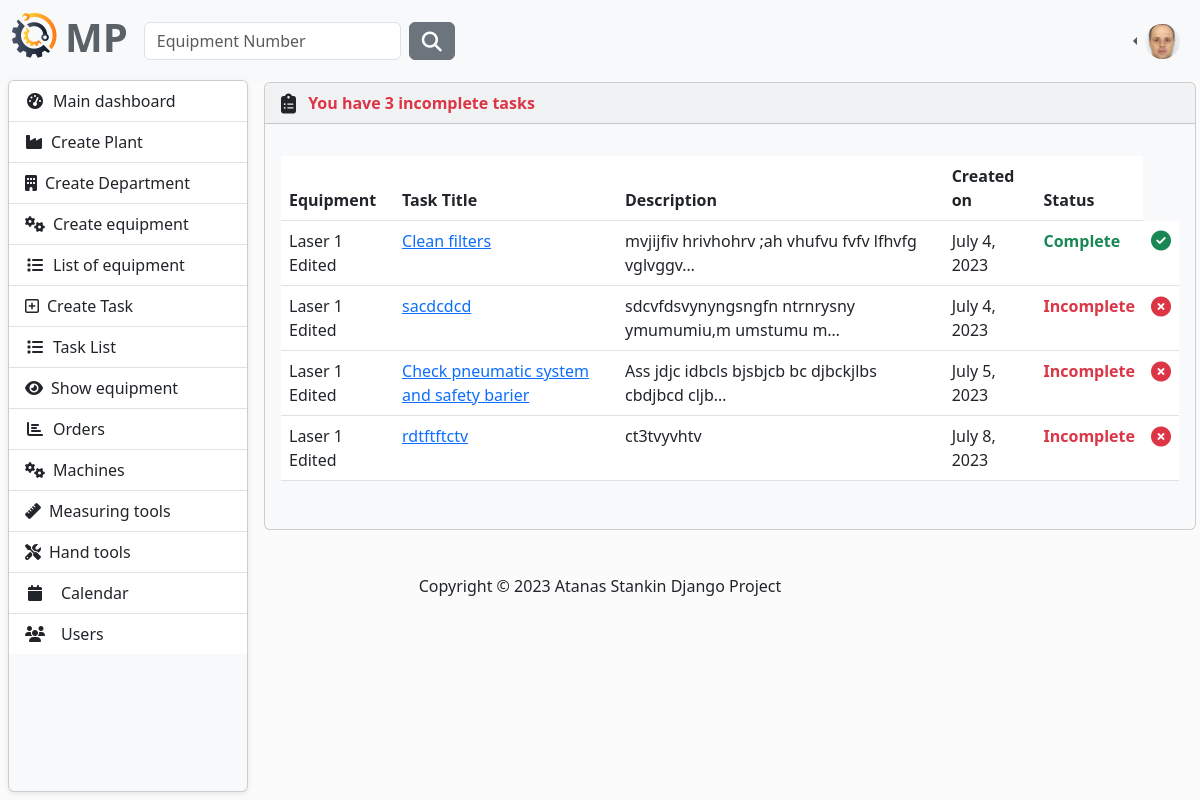
/task/task-list/ (signed in), run on the app's committed database.
### MaintenancePlanner/accounts/models.py (models this page shows, shortened)
class AppUser(AbstractUser):
    first_name = models.CharField(
        max_length=30,
        validators=[
            MinLengthValidator(2),
            user_name_validator,
        ]
    )
    last_name = models.CharField(
        max_length=30,
        validators=[
            MinLengthValidator(2),
            user_name_validator,
        ]
    )
    email = models.EmailField(unique=True)

class Profile(models.Model):
    user = models.OneToOneField(AppUser, on_delete=models.CASCADE)
    image = models.ImageField(
        default='images/default.jpg',
        null=True,
        blank=True,
        upload_to='images/'
    )

### MaintenancePlanner/task/models.py (models this page shows, shortened)
class Task(models.Model):
    technician = models.ForeignKey(AppUser, on_delete=models.CASCADE)
    equipment = models.ForeignKey(
        to=Equipment,
        on_delete=models.CASCADE,
    )
    title = models.CharField(
        max_length=256,
    )
    description = models.TextField(null=True, blank=True)
    complete = models.BooleanField(default=False)
    created_on = models.DateField(auto_now_add=True)
    class Meta:
        ordering = ['complete']

### MaintenancePlanner/equipment/models.py (models this page shows)
class Equipment(models.Model):
    description = models.CharField(
        max_length=30,
        validators=[equipment_name_validator],
    )
    type = models.CharField(
        max_length=30,
        choices=TYPE_OF_EQUIPMENT
    )
    acquisition_date = models.DateField(
        blank=True,
        null=True,
        verbose_name='Acquisition Date',
    )
    acquisition_value = models.FloatField(
        blank=True,
        null=True,
        verbose_name='Acquisition Value',
    )
    currency_code = models.CharField(
        max_length=10,
        choices=CURRENCY_CHOICES,
        default='EUR',
    )
    year_of_manufacture = models.PositiveIntegerField(
        verbose_name='Year of Manufacture',
        null=True,
        blank=True,
    )
    manufacturer = models.CharField(
        max_length=30,
        blank=True,
        null=True,
    )
    model_number = models.CharField(
        max_length=30,
        blank=True,
        null=True,
        verbose_name='Model Number'
    )
    part_number = models.CharField(
        max_length=30,
        blank=True,
        null=True,
        verbose_name='Manufacturer Part Number',
    )
    serial_number = models.CharField(
        max_length=30,
        blank=True,
        null=True,
        verbose_name='Manufacturer Serial Number',
    )
    plant = models.ForeignKey(
        to=Plant,
        on_delete=models.CASCADE)
    department = models.ForeignKey(
        to=Department,
        on_delete=models.CASCADE)
    last_checked_date = models.DateField(
        verbose_name='Last Checked Date',
        blank=True,
        null=True,
    )
    next_check_date = models.DateField(
        verbose_name='Next Check Date',
        blank=True,
        null=True,
    )
    def __str__(self):
        return self.description

### MaintenancePlanner/task/views.py (the view)
# urls.py: path('task-list/', TaskList.as_view(), name='task-list'),
class TaskList(LoginRequiredMixin, ListView):
    model = Task
    context_object_name = 'tasks'
    template_name = 'task-list.html'
    ordering = ['equipment']
    def get_context_data(self, **kwargs):
        context = super().get_context_data(**kwargs)
        context['tasks'] = context['tasks'].filter(technician=self.request.user)
        context['count'] = context['tasks'].filter(complete=False).count()
        return context

### MaintenancePlanner/task/templates/task-list.html (shortened to what this page needs)
{% extends "base.html" %}
{% block content %}
    <article>
        {% if tasks %}
            <div class="card bg-light ms-1 me-4 mb-4 mt-0">
                <div class="card-header">
                    <i class="fa-solid fa-clipboard-list fa-lg me-2"></i>
                    {% if count > 0 %}
                        <span class="text-danger">
                            <strong>You have {{ count }} incomplete task{{ count|pluralize:'s' }}</strong>
                        </span>
                    {% else %}
                        <span class="text-success">
                            <strong>You don't have any incomplete task</strong>
                        </span>
                    {% endif %}
                </div>
                <div class="card-body">
                    <p class="card-text">
                    <div class="table-responsive">
                        <table class="table table-hover">
                            <thead>
                            <tr>
                                <th scope="col">Equipment</th>
                                <th scope="col">Task Title</th>
                                <th scope="col">Description</th>
                                <th scope="col">Created on</th>
                                <th scope="col">Status</th>
                            </tr>
                            </thead>
                            <tbody>
                            {% for task in  tasks %}
                                <tr>
                                    <td>
                                        {{ task.equipment }}
                                    </td>
                                    <td>
                                        <a class="link-primary" href="{% url 'update-task' task.id %}">
                                            {{ task.title }}
                                        </a>
                                    </td>
                                    <td>{{ task.description|truncatechars:50 }}</td>
                                    <td>{{ task.created_on }}</td>
                                    <td>{% if task.complete %}
                                        <span class="text-success fw-bold">Complete</span>
                                    {% else %}
                                        <span class="text-danger fw-bold">Incomplete</span>
                                    {% endif %}</td>
                                    <td>
                                        {% if task.complete %}
                                            <i class="fa-regular fa-circle-check fa-lg fw-bold text-success"></i>
                                        {% else %}
                                            <i class="fa-solid fa-circle-xmark fa-lg fw-bold text-danger"></i>
                                        {% endif %}
                                    </td>
                                </tr>
                            {% endfor %}
                            </tbody>
                        </table>
                    </div>
                    </p>
                </div>
            </div>
        {% endif %}
    </article>
{% endblock %}

### templates/partials/navbar.html (shortened to what this page needs)
{% load static %}
<nav class="navbar navbar-expand-lg bg-light" data-bs-theme="light">
    <div class="container-fluid">
        <a class="navbar-brand" href="{% url 'home-page' %}">
            <ul class="navbar-nav ms-auto d-flex flex-row">
                <li><img class="logo me-2" src="{% static 'img/logo.png' %}" alt="logo"></li>
                <li><h1 style="color: #5a6268; font-weight: bold">MP</h1></li>
            </ul>
             </a>
        <div class="collapse navbar-collapse" id="navbarColor01">
            {% if user.is_authenticated %}
            <form class="d-flex" method=POST action="{% url 'search-equipment' %}">
                <input class="form-control me-sm-2" type="search" placeholder="Equipment Number"
                       name="number">
                <button class="btn btn-secondary my-2 my-sm-0" type="submit"><i
                        class="fa-solid fa-magnifying-glass fa-lg"></i></button>
            </form>
            {% endif %}
            <ul class="navbar-nav ms-auto d-flex flex-row">
            {% if not request.user.is_authenticated %}
                <li class="nav-item">
                    <a class="nav-link" href="{% url 'login' %}"><i class="fa-solid fa-right-to-bracket fa-lg me-2"></i>Sig In
                    </a>
                </li>
                <li class="nav-item">
                    <a class="nav-link" href="{% url 'register' %}"><i class="fa-regular fa-address-card fa-lg me-2"></i>Sig Up
                    </a>
                </li>
                {% else %}
                <li class="nav-item dropdown">
                    <div class="btn-group dropstart">
                        <a class="nav-link dropdown-toggle" data-bs-toggle="dropdown" href="#" role="button"
                           aria-haspopup="true" aria-expanded="false">
                             {% if user.profile.image %}
                                    <img src="{{ user.profile.image.url }}" class="rounded-circle" height="35" loading="lazy"/>
                                {% else %}
                                    <img src="{% static 'img/profile-img.png' %}" class="rounded-circle" height="35"
                                         loading="lazy"/>
                                {% endif %}
                        </a>
                    </div>
                </li>
                {% endif %}
            </ul>
        </div>
    </div>
</nav>

### static/css/layout.css (style rules this page uses)
body { background-color: #fbfbfb; }
article { grid-area: content; margin-left: 20px; width: 100%; }

### static/css/side-bar.css (style rules this page uses)
body { background-color: #fbfbfb; }

### data on the page
AppUser: profile.image (picture)
Task: equipment "Laser 1 Edited", title "Clean filters", description "mvjijfiv hrivhohrv ;ah vhufvu fvfv lfhvfg vglvggv…", created_on "July 4, 2023", complete "Complete"
Task: equipment "Laser 1 Edited", title "sacdcdcd", description "sdcvfdsvynyngsngfn ntrnrysny ymumumiu,m umstumu m…", created_on "July 4, 2023", complete "Incomplete"
Task: equipment "Laser 1 Edited", title "Check pneumatic system and safety barier", description "Ass jdjc idbcls bjsbjcb bc djbckjlbs cbdjbcd cljb…", created_on "July 5, 2023", complete "Incomplete"
Task: equipment "Laser 1 Edited", title "rdtftftctv", description "ct3tvyvhtv", created_on "July 8, 2023", complete "Incomplete"

### other printed values
{{ count }} "3"
